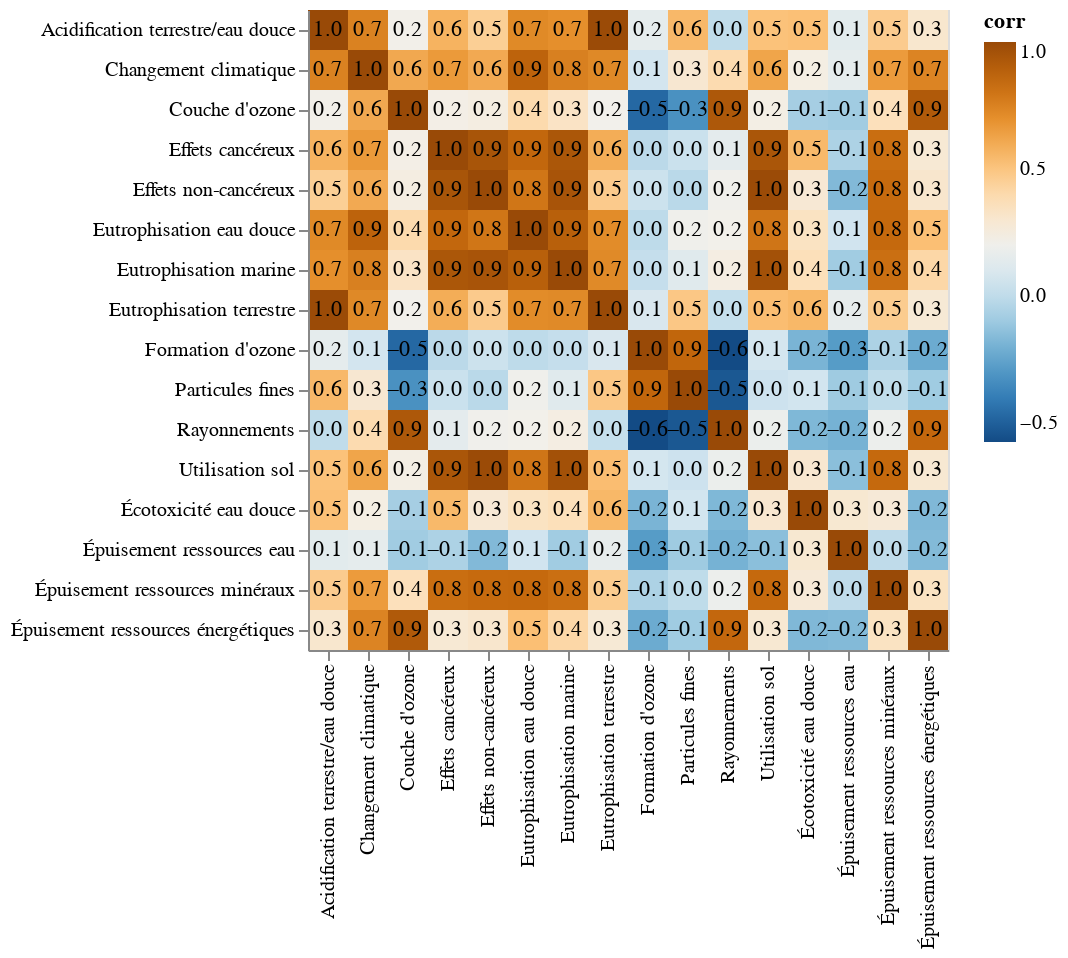

Here is the notebook cell this chart was saved with:
### Markdown cell above
PCA finds structure in the data by studying the correlation between variables. But that doesn't mean we can't take a look at the correlation matrix to get a first understanding of the data.

### Code cell
import altair as alt

corr = (
    drinks
    .corr()
    .stack()
    .to_frame()
    .reset_index()
)
corr.columns = ['x', 'y', 'corr']

# Create a heatmap of the correlation matrix
heatmap = alt.Chart(corr).mark_rect().encode(
    x=alt.X('x:O', title=None),
    y=alt.Y('y:O', title=None),
    color=alt.Color('corr:Q', scale=alt.Scale(scheme='blueorange'))
)

# Create text labels for the correlation values
text = alt.Chart(corr).mark_text(baseline='middle').encode(
    x=alt.X('x:O'),
    y=alt.Y('y:O'),
    text=alt.Text('corr:Q', format='.1f'),
)

# Combine the heatmap and text labels
heatmap + text

### Figure 1 — Vega-Lite specification as saved in the notebook (floating-point values rounded to 4 significant figures; data arrays with more than 128 entries replaced by an {"elided": "..."} marker saying what was removed)
{"config": {"view": {"continuousWidth": 300, "continuousHeight": 300}}, "layer": [{"mark": {"type": "rect"}, "encoding": {"color": {"field": "corr", "scale": {"scheme": "blueorange"}, "type": "quantitative"}, "x": {"field": "x", "title": null, "type": "ordinal"}, "y": {"field": "y", "title": null, "type": "ordinal"}}}, {"mark": {"type": "text", "baseline": "middle"}, "encoding": {"text": {"field": "corr", "format": ".1f", "type": "quantitative"}, "x": {"field": "x", "type": "ordinal"}, "y": {"field": "y", "type": "ordinal"}}}], "data": {"name": "data-41477cabc9512c5da16c0c0506d23f12"}, "$schema": "https://vega.github.io/schema/vega-lite/v5.15.1.json", "datasets": {"data-41477cabc9512c5da16c0c0506d23f12": {"elided": "256 records"}}}
